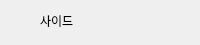
              <widget class="QWidget" name="widget_banner_5_side" native="true">
               <property name="maximumSize">
                <size>
                 <width>16777215</width>
                 <height>45</height>
                </size>
               </property>
               <layout class="QHBoxLayout" name="horizontalLayout_9">
                <property name="spacing">
                 <number>0</number>
                </property>
                <property name="leftMargin">
                 <number>5</number>
                </property>
                <property name="topMargin">
                 <number>5</number>
                </property>
                <property name="rightMargin">
                 <number>5</number>
                </property>
                <property name="bottomMargin">
                 <number>5</number>
                </property>
                <item>
                 <widget class="QLabel" name="label_banner_home_icon_5">
                  <property name="minimumSize">
                   <size>
                    <width>30</width>
                    <height>30</height>
                   </size>
                  </property>
                  <property name="maximumSize">
                   <size>
                    <width>30</width>
                    <height>30</height>
                   </size>
                  </property>
                  <property name="text">
                   <string/>
                  </property>
                  <property name="pixmap">
                   <pixmap>../src/codesandbox.svg</pixmap>
                  </property>
                  <property name="scaledContents">
                   <bool>true</bool>
                  </property>
                  <property name="alignment">
                   <set>Qt::AlignCenter</set>
                  </property>
                 </widget>
                </item>
                <item>
                 <widget class="QWidget" name="widget_15" native="true">
                  <layout class="QVBoxLayout" name="verticalLayout_15">
                   <property name="spacing">
                    <number>0</number>
                   </property>
                   <property name="leftMargin">
                    <number>5</number>
                   </property>
                   <property name="topMargin">
                    <number>5</number>
                   </property>
                   <property name="rightMargin">
                    <number>5</number>
                   </property>
                   <property name="bottomMargin">
                    <number>0</number>
                   </property>
                   <item>
                    <widget class="QLabel" name="label_banner_home_5">
                     <property name="maximumSize">
                      <size>
                       <width>16777215</width>
                       <height>15</height>
                      </size>
                     </property>
                     <property name="text">
                      <string>사이드</string>
                     </property>
                     <property name="alignment">
                      <set>Qt::AlignLeading|Qt::AlignLeft|Qt::AlignVCenter</set>
                     </property>
                    </widget>
                   </item>
                   <item>
                    <widget class="QFrame" name="frame_line_5">
                     <property name="minimumSize">
                      <size>
                       <width>40</width>
                       <height>5</height>
                      </size>
                     </property>
                     <property name="maximumSize">
                      <size>
                       <width>20</width>
                       <height>5</height>
                      </size>
                     </property>
                    </widget>
                   </item>
                  </layout>
                 </widget>
                </item>
               </layout>
              </widget>
